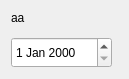
<?xml version="1.0" encoding="UTF-8"?>
<ui version="4.0">
 <class>WidgetDateVP</class>
 <widget class="QWidget" name="WidgetDateVP">
  <property name="geometry">
   <rect>
    <x>0</x>
    <y>0</y>
    <width>129</width>
    <height>77</height>
   </rect>
  </property>
  <property name="sizePolicy">
   <sizepolicy hsizetype="Preferred" vsizetype="MinimumExpanding">
    <horstretch>0</horstretch>
    <verstretch>0</verstretch>
   </sizepolicy>
  </property>
  <property name="minimumSize">
   <size>
    <width>0</width>
    <height>0</height>
   </size>
  </property>
  <property name="maximumSize">
   <size>
    <width>1500</width>
    <height>1500</height>
   </size>
  </property>
  <property name="windowTitle">
   <string>Form</string>
  </property>
  <property name="styleSheet">
   <string notr="true">QComboBox{combobox-popup:0;};</string>
  </property>
  <layout class="QGridLayout" name="gridLayout">
   <item row="0" column="0">
    <widget class="MonLabelClic" name="label">
     <property name="sizePolicy">
      <sizepolicy hsizetype="Fixed" vsizetype="Expanding">
       <horstretch>0</horstretch>
       <verstretch>0</verstretch>
      </sizepolicy>
     </property>
     <property name="minimumSize">
      <size>
       <width>0</width>
       <height>20</height>
      </size>
     </property>
     <property name="maximumSize">
      <size>
       <width>1500</width>
       <height>20</height>
      </size>
     </property>
     <property name="frameShape">
      <enum>QFrame::NoFrame</enum>
     </property>
     <property name="text">
      <string>aa</string>
     </property>
     <property name="scaledContents">
      <bool>false</bool>
     </property>
     <property name="alignment">
      <set>Qt::AlignLeading|Qt::AlignLeft|Qt::AlignTop</set>
     </property>
    </widget>
   </item>
   <item row="1" column="0">
    <layout class="QHBoxLayout" name="horizontalLayout">
     <item>
      <widget class="QDateEdit" name="dateEdit">
       <property name="sizePolicy">
        <sizepolicy hsizetype="Fixed" vsizetype="Fixed">
         <horstretch>0</horstretch>
         <verstretch>0</verstretch>
        </sizepolicy>
       </property>
       <property name="minimumSize">
        <size>
         <width>101</width>
         <height>31</height>
        </size>
       </property>
       <property name="maximumSize">
        <size>
         <width>101</width>
         <height>31</height>
        </size>
       </property>
       <property name="toolTip">
        <string>Entrer la date</string>
       </property>
       <property name="html" stdset="0">
        <string>&lt;!DOCTYPE HTML PUBLIC &quot;-//W3C//DTD HTML 4.0//EN&quot; &quot;http://www.w3.org/TR/REC-html40/strict.dtd&quot;&gt;
&lt;html&gt;&lt;head&gt;&lt;meta name=&quot;qrichtext&quot; content=&quot;1&quot; /&gt;&lt;style type=&quot;text/css&quot;&gt;
p, li { white-space: pre-wrap; }
&lt;/style&gt;&lt;/head&gt;&lt;body style=&quot; font-family:'Cantarell'; font-size:11pt; font-weight:400; font-style:normal;&quot;&gt;
&lt;p style=&quot; margin-top:0px; margin-bottom:0px; margin-left:0px; margin-right:0px; -qt-block-indent:0; text-indent:0px;&quot;&gt;&lt;span style=&quot; font-family:'Latin Modern Sans';&quot;&gt;18/12/17&lt;/span&gt;&lt;/p&gt;&lt;/body&gt;&lt;/html&gt;</string>
       </property>
      </widget>
     </item>
     <item>
      <spacer name="horizontalSpacer">
       <property name="orientation">
        <enum>Qt::Horizontal</enum>
       </property>
       <property name="sizeHint" stdset="0">
        <size>
         <width>40</width>
         <height>20</height>
        </size>
       </property>
      </spacer>
     </item>
    </layout>
   </item>
  </layout>
 </widget>
 <customwidgets>
  <customwidget>
   <class>MonLabelClic</class>
   <extends>QLabel</extends>
   <header>InterfaceGUI.QT5.monLabelClic.h</header>
  </customwidget>
 </customwidgets>
 <resources/>
 <connections/>
</ui>
